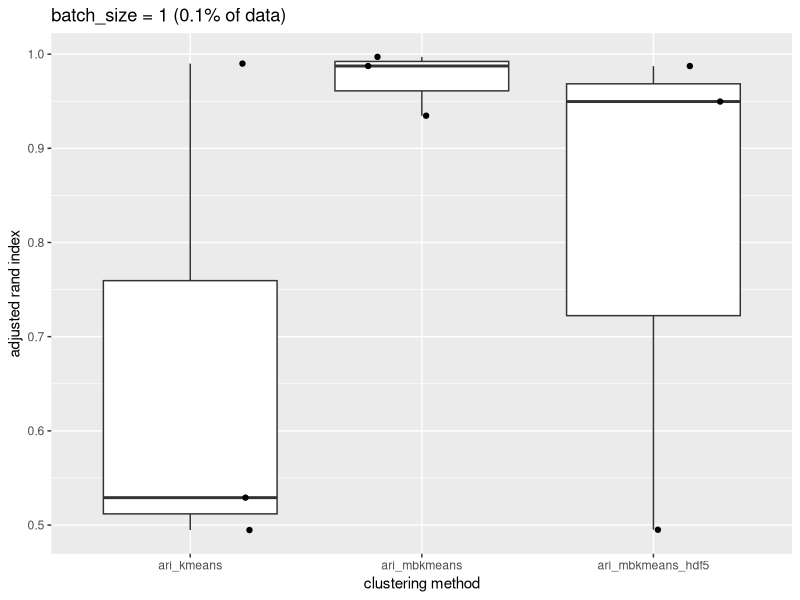
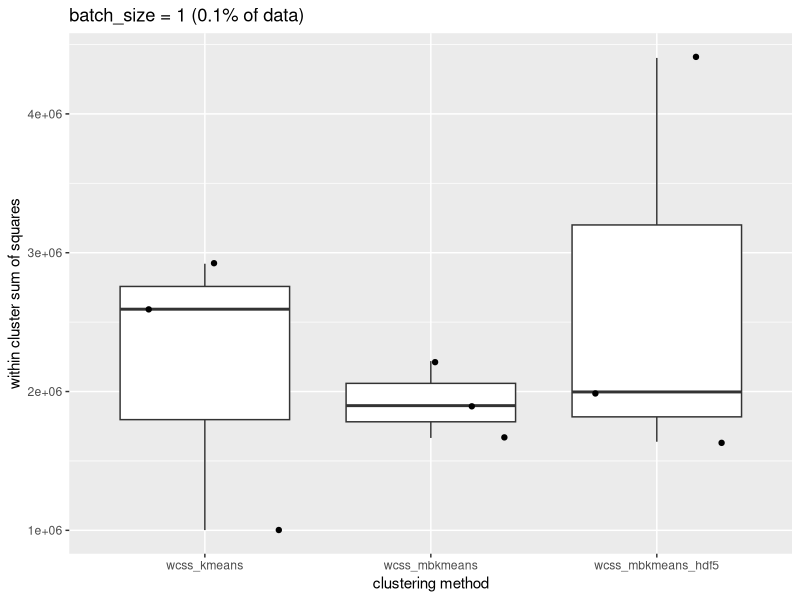
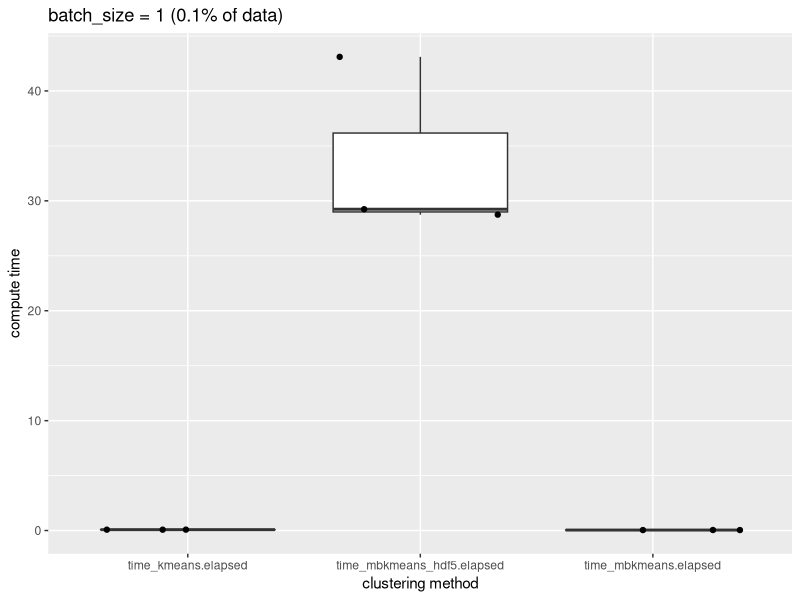
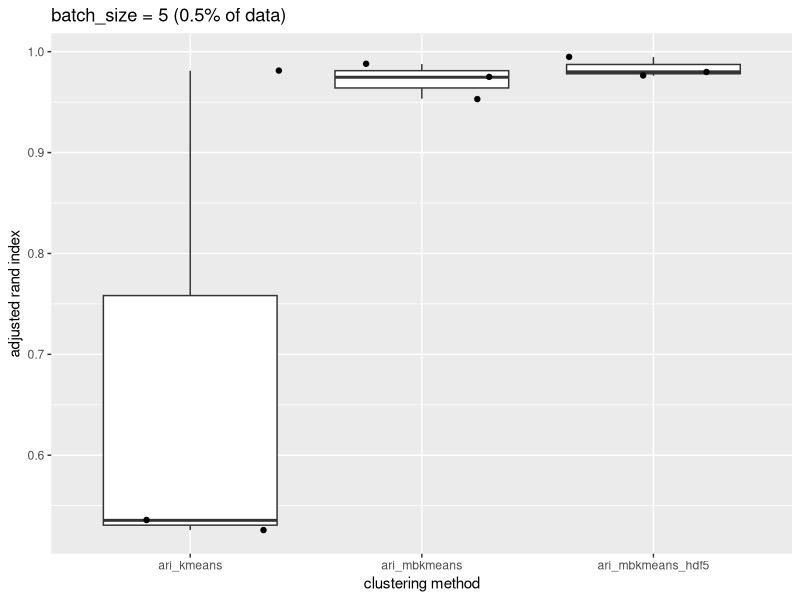
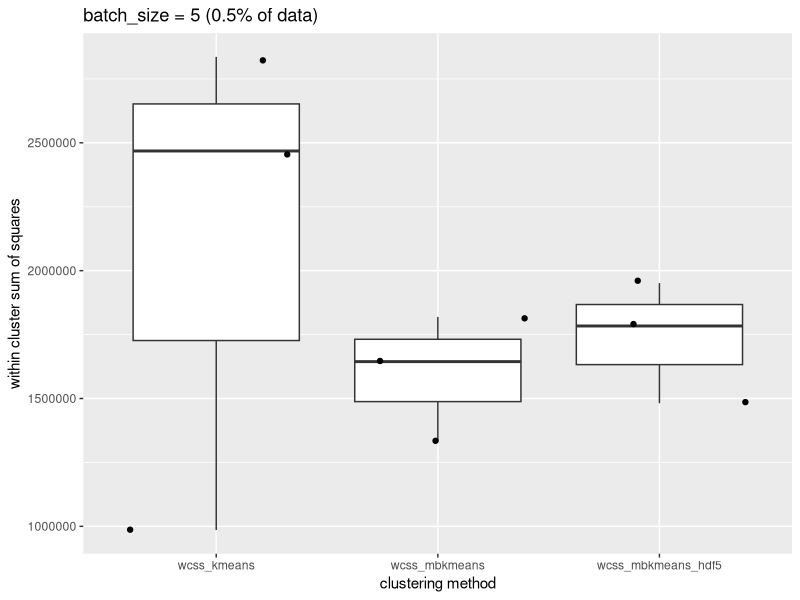
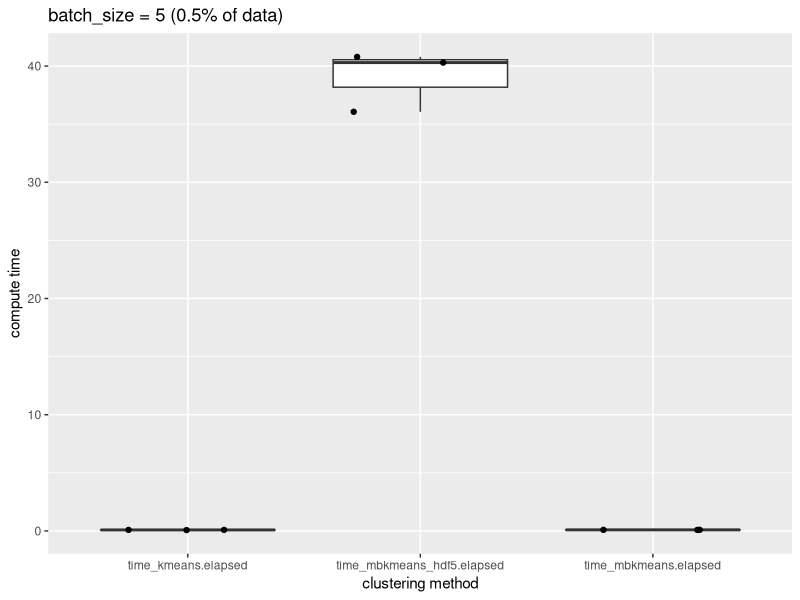
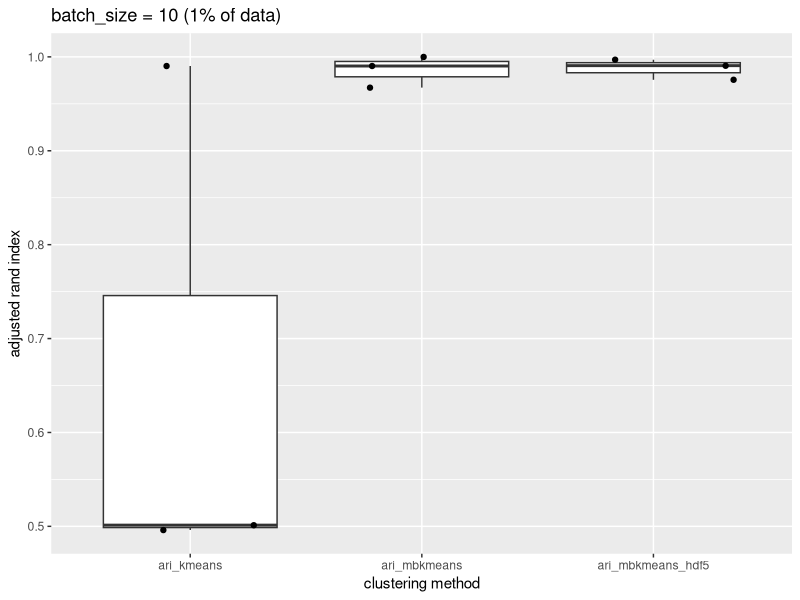
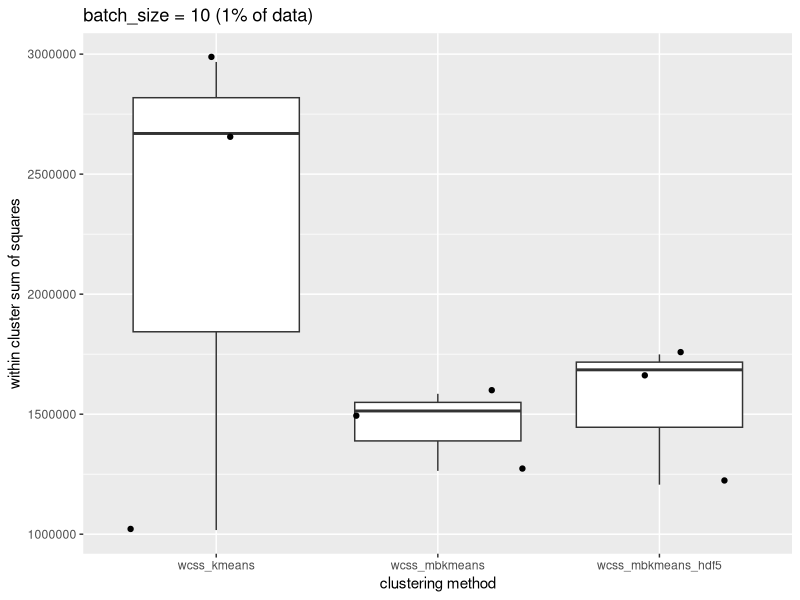

The R source for these figures, in order: (Note: this script raises an error after producing the figures.)
## ---- chunk 1
library(tidyr)
library(ggplot2)
library(cowplot)
library(here)
## ---- chunk 2

air_total <- as.data.frame(read.table(here("simulation-studies", 
                                           "Simulation_2019-05-06_12-26-00", "ARI_Summary.txt"),
                                      header = TRUE))

wcss_total <- as.data.frame(read.table(here("simulation-studies", 
                                            "Simulation_2019-05-06_12-26-00", "WCSS_Summary.txt"),
                                       header = TRUE))

time_total <- as.data.frame(read.table(here("simulation-studies", 
                                            "Simulation_2019-05-06_12-26-00","Time_Summary.txt"),
                                       header = TRUE))

## ---- chunk 3
# boxplots
batch_percent <- 0.001
p_bs_0001_ari <- tidyr::gather(air_total[which(air_total$batch_size == batch_percent),][3:5]) %>% 
    ggplot(aes(x=key, y = value)) + 
    geom_boxplot() + geom_jitter() + 
    xlab("clustering method") + 
    ylab("adjusted rand index") + 
    ggtitle("batch_size = 1 (0.1% of data)")
p_bs_0001_ari

p_bs_0001_wcss <- tidyr::gather(wcss_total[which(wcss_total$batch_size == batch_percent),][3:5]) %>% 
    ggplot(aes(x=key, y = value)) + 
    geom_boxplot() + geom_jitter() + 
    xlab("clustering method") + 
    ylab("within cluster sum of squares") + 
    ggtitle("batch_size = 1 (0.1% of data)")
p_bs_0001_wcss

p_bs_0001_time <- tidyr::gather(time_total[which(time_total$batch_size == batch_percent),][3:5]) %>% 
    ggplot(aes(x=key, y = value)) + 
    geom_boxplot() + geom_jitter() + 
    xlab("clustering method") + 
    ylab("compute time") + 
    ggtitle("batch_size = 1 (0.1% of data)")
p_bs_0001_time
## ---- chunk 4
# boxplots
batch_percent <- 0.005
p_bs_0005_ari <- tidyr::gather(air_total[which(air_total$batch_size == batch_percent),][3:5]) %>% 
    ggplot(aes(x=key, y = value)) + 
    geom_boxplot() + geom_jitter() + 
    xlab("clustering method") + 
    ylab("adjusted rand index") + 
    ggtitle("batch_size = 5 (0.5% of data)")
p_bs_0005_ari

p_bs_0005_wcss <- tidyr::gather(wcss_total[which(wcss_total$batch_size == batch_percent),][3:5]) %>% 
    ggplot(aes(x=key, y = value)) + 
    geom_boxplot() + geom_jitter() + 
    xlab("clustering method") + 
    ylab("within cluster sum of squares") + 
    ggtitle("batch_size = 5 (0.5% of data)")
p_bs_0005_wcss

p_bs_0005_time <- tidyr::gather(time_total[which(time_total$batch_size == batch_percent),][3:5]) %>% 
    ggplot(aes(x=key, y = value)) + 
    geom_boxplot() + geom_jitter() + 
    xlab("clustering method") + 
    ylab("compute time") + 
    ggtitle("batch_size = 5 (0.5% of data)")
p_bs_0005_time
## ---- chunk 5
# boxplots
batch_percent <- 0.01
p_bs_001_ari <- tidyr::gather(air_total[which(air_total$batch_size == batch_percent),][3:5]) %>% 
    ggplot(aes(x=key, y = value)) + 
    geom_boxplot() + geom_jitter() + 
    xlab("clustering method") + 
    ylab("adjusted rand index") + 
    ggtitle("batch_size = 10 (1% of data)")
p_bs_001_ari

p_bs_001_wcss <- tidyr::gather(wcss_total[which(wcss_total$batch_size == batch_percent),][3:5]) %>% 
    ggplot(aes(x=key, y = value)) + 
    geom_boxplot() + geom_jitter() + 
    xlab("clustering method") + 
    ylab("within cluster sum of squares") + 
    ggtitle("batch_size = 10 (1% of data)")
p_bs_001_wcss

p_bs_001_time <- tidyr::gather(time_total[which(time_total$batch_size == batch_percent),][3:5]) %>% 
    ggplot(aes(x=key, y = value)) + 
    geom_boxplot() + geom_jitter() + 
    xlab("clustering method") + 
    ylab("compute time") + 
    ggtitle("batch_size = 10 (1% of data)")
p_bs_001_time
## ---- chunk 6
batch_percent <- 0.05
p_bs_005_ari <- tidyr::gather(air_total[which(air_total$batch_size == batch_percent),][3:5]) %>% 
    ggplot(aes(x=key, y = value)) + 
    geom_boxplot() + geom_jitter() + 
    xlab("clustering method") + 
    ylab("adjusted rand index") + 
    ggtitle("batch_size = 50 (5% of data)")
p_bs_005_ari

p_bs_005_wcss <- tidyr::gather(wcss_total[which(wcss_total$batch_size == batch_percent),][3:5]) %>% 
    ggplot(aes(x=key, y = value)) + 
    geom_boxplot() + geom_jitter() + 
    xlab("clustering method") + 
    ylab("within cluster sum of squares") + 
    ggtitle("batch_size = 50 (5% of data)")
p_bs_005_wcss

p_bs_005_time <- tidyr::gather(time_total[which(time_total$batch_size == batch_percent),][3:5]) %>% 
    ggplot(aes(x=key, y = value)) + 
    geom_boxplot() + geom_jitter() + 
    xlab("clustering method") + 
    ylab("compute time") + 
    ggtitle("batch_size = 50 (5% of data)")
p_bs_005_time
## ---- chunk 7
# boxplots
batch_percent <- 0.25
p_bs_025_ari <- tidyr::gather(air_total[which(air_total$batch_size == batch_percent),][3:5]) %>% 
    ggplot(aes(x=key, y = value)) + 
    geom_boxplot() + geom_jitter() + 
    xlab("clustering method") + 
    ylab("adjusted rand index") + 
    ggtitle("batch_size = 250 (25% of data)")
p_bs_025_ari

p_bs_025_wcss <- tidyr::gather(wcss_total[which(wcss_total$batch_size == batch_percent),][3:5]) %>% 
    ggplot(aes(x=key, y = value)) + 
    geom_boxplot() + geom_jitter() + 
    xlab("clustering method") + 
    ylab("within cluster sum of squares") + 
    ggtitle("batch_size = 250 (25% of data)")
p_bs_025_wcss

p_bs_025_time <- tidyr::gather(time_total[which(time_total$batch_size == batch_percent),][3:5]) %>% 
    ggplot(aes(x=key, y = value)) + 
    geom_boxplot() + geom_jitter() + 
    xlab("clustering method") + 
    ylab("compute time") + 
    ggtitle("batch_size = 250 (25% of data)")
p_bs_025_time
## ---- chunk 8
# boxplots
batch_percent <- 0.5
p_bs_050_ari <- tidyr::gather(air_total[which(air_total$batch_size == batch_percent),][3:5]) %>% 
    ggplot(aes(x=key, y = value)) + 
    geom_boxplot() + geom_jitter() + 
    xlab("clustering method") + 
    ylab("adjusted rand index") + 
    ggtitle("batch_size = 500 (50% of data)")
p_bs_050_ari

p_bs_050_wcss <- tidyr::gather(wcss_total[which(wcss_total$batch_size == batch_percent),][3:5]) %>% 
    ggplot(aes(x=key, y = value)) + 
    geom_boxplot() + geom_jitter() + 
    xlab("clustering method") + 
    ylab("within cluster sum of squares") + 
    ggtitle("batch_size = 500 (50% of data)")
p_bs_050_wcss

p_bs_050_time <- tidyr::gather(time_total[which(time_total$batch_size == batch_percent),][3:5]) %>% 
    ggplot(aes(x=key, y = value)) + 
    geom_boxplot() + geom_jitter() + 
    xlab("clustering method") + 
    ylab("compute time") + 
    ggtitle("batch_size = 500 (50% of data)")
p_bs_050_time
## ---- chunk 9
# boxplots
batch_percent <- 0.99
p_bs_99_ari <- tidyr::gather(air_total[which(air_total$batch_size == batch_percent),][3:5]) %>% 
    ggplot(aes(x=key, y = value)) + 
    geom_boxplot() + geom_jitter() + 
    xlab("clustering method") + 
    ylab("adjusted rand index") + 
    ggtitle("batch_size = 999 (99% of data)")
p_bs_99_ari

p_bs_99_wcss <- tidyr::gather(wcss_total[which(wcss_total$batch_size == batch_percent),][3:5]) %>% 
    ggplot(aes(x=key, y = value)) + 
    geom_boxplot() + geom_jitter() + 
    xlab("clustering method") + 
    ylab("within cluster sum of squares") + 
    ggtitle("batch_size = 999 (99% of data)")
p_bs_99_wcss

p_bs_99_time <- tidyr::gather(time_total[which(time_total$batch_size == batch_percent),][3:5]) %>% 
    ggplot(aes(x=key, y = value)) + 
    geom_boxplot() + geom_jitter() + 
    xlab("clustering method") + 
    ylab("compute time") + 
    ggtitle("batch_size = 999 (99% of data)")
p_bs_99_time
## ---- chunk 10
# boxplots
batch_percent <- 1
p_bs_100_ari <- tidyr::gather(air_total[which(air_total$batch_size == batch_percent),][3:5]) %>% 
    ggplot(aes(x=key, y = value)) + 
    geom_boxplot() + geom_jitter() + 
    xlab("clustering method") + 
    ylab("adjusted rand index") + 
    ggtitle("batch_size = 1000 (100% of data)")
p_bs_100_ari

p_bs_100_wcss <- tidyr::gather(wcss_total[which(wcss_total$batch_size == batch_percent),][3:5]) %>% 
    ggplot(aes(x=key, y = value)) + 
    geom_boxplot() + geom_jitter() + 
    xlab("clustering method") + 
    ylab("within cluster sum of squares") + 
    ggtitle("batch_size = 1000 (100% of data)")
p_bs_100_wcss

p_bs_100_time <- tidyr::gather(time_total[which(time_total$batch_size == batch_percent),][3:5]) %>% 
    ggplot(aes(x=key, y = value)) + 
    geom_boxplot() + geom_jitter() + 
    xlab("clustering method") + 
    ylab("compute time") + 
    ggtitle("batch_size = 1000 (100% of data)")
p_bs_100_time
## ---- chunk 11
p_out_ari <- plot_grid(p_bs_0001_ari, p_bs_0005_ari, p_bs_001_ari, 
                   p_bs_005_ari, p_bs_025_ari, p_bs_050_ari, 
                   p_bs_100_ari, ncol = 4, 
                   labels = LETTERS[1:7], label_size = 30)
# pdf(paste0("/Users/summer/Downloads/package/benchmark-hdf5-clustering/simulation-studies/figs/accuracy_batch_size_", 
#           mbkmeans_initializer,"_ari.pdf"), width=20, height=10)
print(p_out_ari)
#dev.off()

p_out_wcss <- plot_grid(p_bs_0001_wcss, p_bs_0005_wcss, p_bs_001_wcss, 
                   p_bs_005_wcss, p_bs_025_wcss, p_bs_050_wcss, 
                   p_bs_100_wcss, ncol = 4, 
                   labels = LETTERS[1:7], label_size = 30)
# pdf(paste0("/Users/summer/Downloads/package/benchmark-hdf5-clustering/simulation-studies/figs/accuracy_batch_size_", 
#            mbkmeans_initializer,"_wcss.pdf"), width=20, height=10)
print(p_out_wcss)
# dev.off()

p_out_time <- plot_grid(p_bs_0001_time, p_bs_0005_time, p_bs_001_time, 
                   p_bs_005_time, p_bs_025_time, 
                   p_bs_050_time, # p_bs_100_time, 
                   ncol = 3, 
                   labels = LETTERS[1:7], label_size = 30)
# pdf(paste0("/Users/summer/Downloads/package/benchmark-hdf5-clustering/simulation-studies/figs/time_batch_size_", 
#            mbkmeans_initializer,".pdf"), width=20, height=10)
print(p_out_time)
# dev.off()

## ---- chunk 12
dat_ari <- data.frame( 
    rbind(stack(ari_output_bs_0001_ari),  
      stack(ari_output_bs_0005_ari), 
      stack(ari_output_bs_001_ari), 
      stack(ari_output_bs_005_ari), 
      stack(ari_output_bs_025_ari)#, 
      # stack(ari_output_bs_050_ari), 
      # stack(ari_output_bs_100_ari)
      ), 
    "batch_size" = rep(scales::percent(c(.001, .005, .01, .05, .25#, .50, 1.00
                         )), each = B*3))

dat_ari$batch_size <- factor(dat_ari$batch_size, 
       levels=c("0.1%", "0.5%", "1.0%", "5.0%", "25.0%"#, "50.0%, "100.0%"
                ))

p_out_ari <- dat_ari %>% 
    group_by(batch_size, ind) %>% 
    summarize(median_ari = median(values), 
              se_ari = sd(values) / sqrt(n())) %>%
ggplot(aes(x=batch_size, y=median_ari, colour=ind, group=ind)) + 
    geom_line() + geom_point() + 
    geom_errorbar(aes(ymin=median_ari-se_ari, 
                      ymax=median_ari+se_ari), width=.1) +
    xlab("batch size") + 
    ylab("adjusted Rand Index") + 
    theme(legend.position="top")

# pdf(paste0("/Users/summer/Downloads/package/benchmark-hdf5-clustering/simulation-studies/figs/accuracy_batch_size_", 
#            mbkmeans_initializer,"_ari_combined.pdf"), width=10, height=5)
print(p_out_ari)
#dev.off()
## ---- chunk 13
dat_wcss <- data.frame( 
    rbind(stack(ari_output_bs_0001_wcss),  
      stack(ari_output_bs_0005_wcss), 
      stack(ari_output_bs_001_wcss), 
      stack(ari_output_bs_005_wcss), 
      stack(ari_output_bs_025_wcss)#, 
      # stack(ari_output_bs_050_wcss), 
      # stack(ari_output_bs_100_wcss)
      ), 
    "batch_size" = rep(scales::percent(c(.001, .005, .01, .05, .25#, .50, 1.00
                         )), each = B*3))

dat_wcss$batch_size <- factor(dat_wcss$batch_size, 
       levels=c("0.1%", "0.5%", "1.0%", "5.0%", "25.0%"#, "50.0%, "100.0%"
                ))

p_out_wcss <- dat_wcss %>% 
    group_by(batch_size, ind) %>% 
    summarize(median_wcss = median(values), 
              se_wcss = sd(values) / sqrt(n())) %>%
ggplot(aes(x=batch_size, y=median_wcss, colour=ind, group=ind)) + 
    geom_line() + geom_point() + 
    geom_errorbar(aes(ymin=median_wcss-se_wcss, 
                      ymax=median_wcss+se_wcss), width=.1) +
    xlab("batch size") + 
    ylab("within cluster sum of squares") + 
    theme(legend.position="top")

# pdf(paste0("/Users/summer/Downloads/package/benchmark-hdf5-clustering/simulation-studies/figs/accuracy_batch_size_", 
#           mbkmeans_initializer,"_wcss_combined.pdf"), width=10, height=5)
print(p_out_wcss)

#dev.off()
## ---- chunk 14
dat_time <- data.frame( 
    rbind(stack(time_output_bs_0001),  
      stack(time_output_bs_0005), 
      stack(time_output_bs_001), 
      stack(time_output_bs_005), 
      stack(time_output_bs_025)#, 
      # stack(time_output_bs_050), 
      # stack(time_output_bs_100)
      ), 
    "batch_size" = rep(scales::percent(c(.001, .005, .01, .05, .25#, .50, 1.00
                         )), each = B*3))

dat_time$batch_size <- factor(dat_time$batch_size, 
       levels=c("0.1%", "0.5%", "1.0%", "5.0%", "25.0%"#, "50.0%", "100.0%"
                ))

p_out_time <- dat_time %>% 
    group_by(batch_size, ind) %>% 
    summarize(median_time = median(values), 
              se_time = sd(values) / sqrt(n())) %>%
ggplot(aes(x=batch_size, y=median_time, colour=ind, group=ind)) + 
    geom_line() + geom_point() + 
    geom_errorbar(aes(ymin=median_time-se_time, 
                      ymax=median_time+se_time), width=.1) +
    xlab("batch size") + 
    ylab("compute time (seconds)") + 
    theme(legend.position="top")

# pdf(paste0("/Users/summer/Downloads/package/benchmark-hdf5-clustering/simulation-studies/figs/time_batch_size_", 
#            mbkmeans_initializer,"_combined.pdf"), width=10, height=5)
print(p_out_time)
#dev.off()
    

